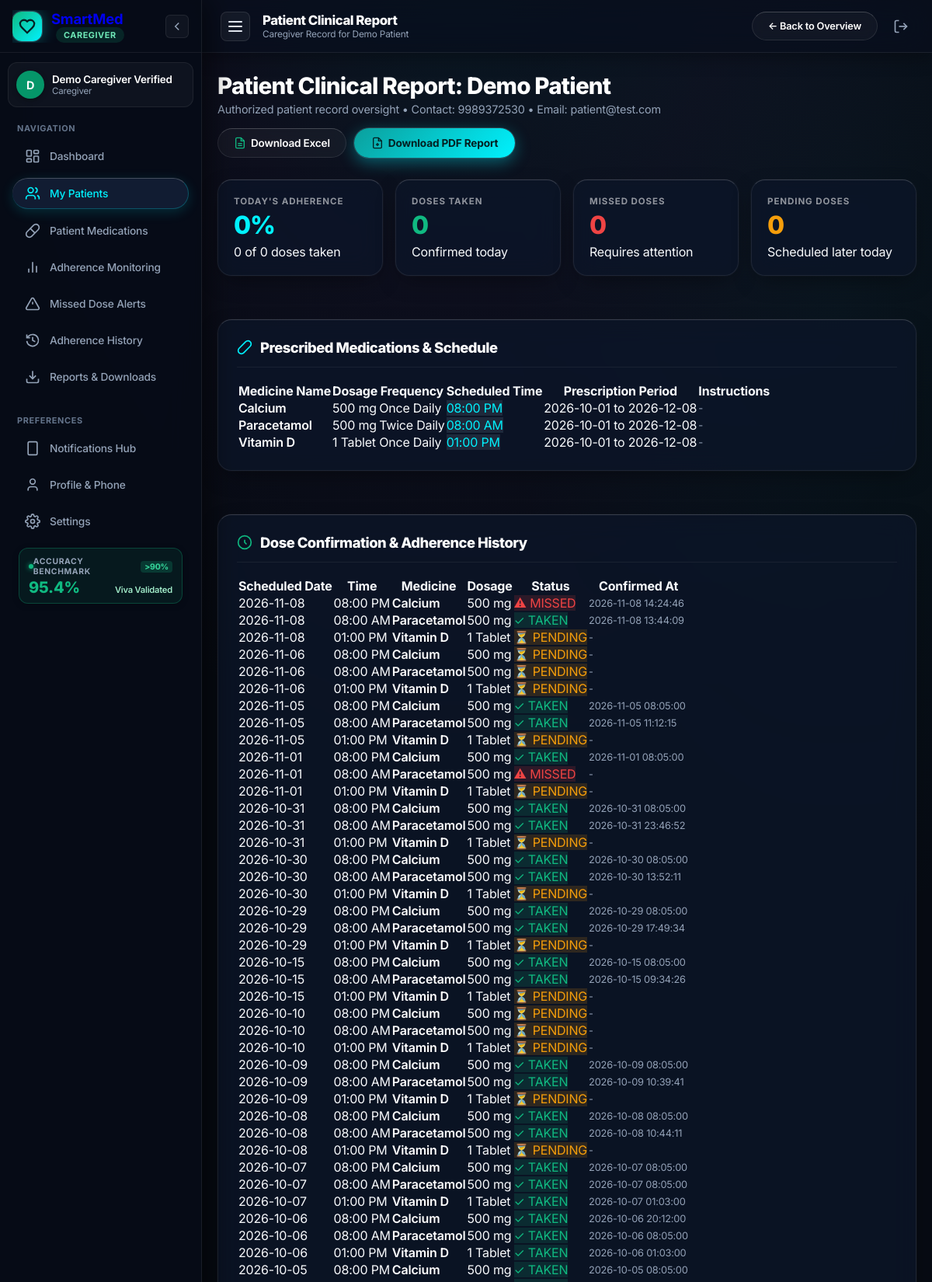
The app's page /caregiver/patient/1 (signed in, upper part) with its own data.
### tables this page shows
CREATE TABLE users (
            id INTEGER PRIMARY KEY AUTOINCREMENT,
            name TEXT NOT NULL,
            email TEXT UNIQUE NOT NULL,
            password TEXT NOT NULL,
            role TEXT NOT NULL
        , phone TEXT DEFAULT '9989372530', phone_verified INTEGER DEFAULT 0, notification_consent INTEGER DEFAULT 1, notification_preferences TEXT DEFAULT 'reminders,missed,alerts', created_at TEXT DEFAULT '');

CREATE TABLE medications (
            id INTEGER PRIMARY KEY AUTOINCREMENT,
            patient_id INTEGER NOT NULL,
            medicine_name TEXT NOT NULL,
            dosage TEXT NOT NULL,
            frequency TEXT NOT NULL,
            scheduled_time TEXT NOT NULL,
            start_date TEXT NOT NULL,
            end_date TEXT NOT NULL, instructions TEXT DEFAULT '',
            FOREIGN KEY (patient_id) REFERENCES users(id) ON DELETE CASCADE
        );

CREATE TABLE adherence (
            id INTEGER PRIMARY KEY AUTOINCREMENT,
            medication_id INTEGER NOT NULL,
            scheduled_date TEXT NOT NULL,
            scheduled_time TEXT NOT NULL,
            status TEXT NOT NULL DEFAULT 'PENDING',
            confirmed_at TEXT,
            FOREIGN KEY (medication_id) REFERENCES medications(id) ON DELETE CASCADE
        );

### app.py (the view)
@app.route("/caregiver/patient/<int:patient_id>")
def caregiver_patient_detail(patient_id):
    if "user_id" not in session:
        return redirect(url_for("login"))
    if session.get("role") != "caregiver":
        return render_template("error_403.html", message="Caregiver privileges required."), 403
    caregiver_id = session["user_id"]
    if not is_caregiver_authorized_for_patient(caregiver_id, patient_id):
        return render_template("error_403.html", message="Forbidden: You are not authorized to view this patient's records."), 403
    conn = get_db()
    cursor = conn.cursor()
    cursor.execute("SELECT id, name, email, phone, created_at FROM users WHERE id = ?", (patient_id,))
    patient = cursor.fetchone()
    cursor.execute("SELECT * FROM medications WHERE patient_id = ? ORDER BY medicine_name ASC", (patient_id,))
    medications = cursor.fetchall()
    cursor.execute("""
        SELECT a.scheduled_date, a.scheduled_time, a.status, a.confirmed_at, m.medicine_name, m.dosage
        FROM adherence a
        JOIN medications m ON a.medication_id = m.id
        WHERE m.patient_id = ?
        ORDER BY a.scheduled_date DESC, a.scheduled_time DESC
        LIMIT 50
    """, (patient_id,))
    adherence_rows = cursor.fetchall()
    cursor.execute("""
        SELECT id, message, created_at, type, status, channel
        FROM notifications
        WHERE patient_id = ?
        ORDER BY id DESC
        LIMIT 15
    """, (patient_id,))
    notification_history = cursor.fetchall()
    conn.close()
    stats = get_patient_today_stats(patient_id)
    return render_template(
        "caregiver_patient_detail.html",
        patient=patient,
        medications=medications,
        adherence_rows=adherence_rows,
        notification_history=notification_history,
        stats=stats
    )

### app.py (called while the page is built)
def get_db():
    conn = sqlite3.connect(DATABASE_PATH)
    conn.row_factory = sqlite3.Row
    return conn

def is_caregiver_authorized_for_patient(caregiver_id, patient_id):
    conn = get_db()
    cursor = conn.cursor()
    cursor.execute("""
        SELECT id FROM caregiver_patients
        WHERE caregiver_id = ? AND patient_id = ?
    """, (caregiver_id, patient_id))
    record = cursor.fetchone()
    conn.close()
    return record is not None

### templates/caregiver_patient_detail.html (shortened to what this page needs)
<!DOCTYPE html>
<html lang="en">
<head>
  <link rel="stylesheet" href="{{ url_for('static', filename='css/style.css') }}">
</head>
<body class="app-layout">
  {% set active_page = 'patient_report' %}
  {% include 'sidebar_partial.html' %}
  <div class="app-main-wrapper">
    <header class="app-topbar">
      <div class="topbar-left">
        <button type="button" class="hamburger-btn" id="sidebarHamburgerBtn" onclick="toggleSidebar()" aria-label="Toggle Navigation Sidebar" title="Toggle Sidebar">
          <span class="hamburger-line"></span>
          <span class="hamburger-line"></span>
          <span class="hamburger-line"></span>
        </button>
        <div class="topbar-page-info">
          <h2 class="topbar-title">Patient Clinical Report</h2>
          <span class="topbar-subtitle">Caregiver Record for {{ patient.name }}</span>
        </div>
      </div>
      <div class="topbar-right">
        <a href="{{ url_for('caregiver_dashboard') }}" class="btn-secondary" style="font-size:0.8rem; padding:6px 14px;">
          ← Back to Overview
        </a>
        <a href="{{ url_for('logout') }}" class="btn-logout" title="Sign Out">
          <svg width="20" height="20" viewBox="0 0 24 24" fill="none" stroke="currentColor" stroke-width="2">
            <path d="M9 21H5a2 2 0 0 1-2-2V5a2 2 0 0 1 2-2h4"/><polyline points="16 17 21 12 16 7"/><line x1="21" y1="12" x2="9" y2="12"/>
          </svg>
        </a>
      </div>
    </header>
    <main class="main-content" style="max-width:1180px; padding:24px 20px;">
    <div class="dashboard-header" style="display:flex; justify-content:space-between; align-items:flex-start; flex-wrap:wrap; gap:16px;">
      <div class="header-title-box">
        <h1>Patient Clinical Report: {{ patient.name }}</h1>
        <p>Authorized patient record oversight &bull; Contact: {{ patient.phone or 'Not registered' }} &bull; Email: {{ patient.email }}</p>
      </div>
      <div class="header-actions" style="display:flex; gap:10px; flex-wrap:wrap;">
        <a href="{{ url_for('caregiver_export_excel', patient_id=patient.id) }}" class="btn-secondary" style="font-size:0.85rem; padding:8px 14px; gap:6px;">
          <svg width="16" height="16" viewBox="0 0 24 24" fill="none" stroke="#10B981" stroke-width="2">
            <path d="M14 2H6a2 2 0 0 0-2 2v16a2 2 0 0 0 2 2h12a2 2 0 0 0 2-2V8z"/><polyline points="14 2 14 8 20 8"/>
            <line x1="8" y1="13" x2="16" y2="13"/><line x1="8" y1="17" x2="16" y2="17"/>
          </svg>
          <span>Download Excel</span>
        </a>
        <a href="{{ url_for('caregiver_export_pdf', patient_id=patient.id) }}" class="btn-cta" style="font-size:0.85rem; padding:8px 14px; gap:6px;">
          <svg width="16" height="16" viewBox="0 0 24 24" fill="none" stroke="currentColor" stroke-width="2">
            <path d="M14 2H6a2 2 0 0 0-2 2v16a2 2 0 0 0 2 2h12a2 2 0 0 0 2-2V8z"/><polyline points="14 2 14 8 20 8"/>
            <line x1="12" y1="18" x2="12" y2="12"/><line x1="9" y1="15" x2="15" y2="15"/>
          </svg>
          <span>Download PDF Report</span>
        </a>
      </div>
    </div>
    <div class="metrics-grid" style="grid-template-columns: repeat(auto-fit, minmax(180px, 1fr)); margin-bottom:28px;">
      <div class="metric-card">
        <div class="metric-label">Today's Adherence</div>
        <div class="metric-value" style="color:var(--cyan-accent);">{{ stats.percentage }}%</div>
        <div class="metric-subtext">{{ stats.taken }} of {{ stats.total }} doses taken</div>
      </div>
      <div class="metric-card">
        <div class="metric-label">Doses Taken</div>
        <div class="metric-value" style="color:#10B981;">{{ stats.taken }}</div>
        <div class="metric-subtext">Confirmed today</div>
      </div>
      <div class="metric-card">
        <div class="metric-label">Missed Doses</div>
        <div class="metric-value" style="color:#EF4444;">{{ stats.missed }}</div>
        <div class="metric-subtext">Requires attention</div>
      </div>
      <div class="metric-card">
        <div class="metric-label">Pending Doses</div>
        <div class="metric-value" style="color:#F59E0B;">{{ stats.pending }}</div>
        <div class="metric-subtext">Scheduled later today</div>
      </div>
    </div>
    <div class="section-card" style="margin-bottom:28px;">
      <div class="section-header">
        <div class="section-title-box">
          <svg width="20" height="20" viewBox="0 0 24 24" fill="none" stroke="var(--cyan-accent)" stroke-width="2">
            <path d="m10.5 20.5 10-10a4.95 4.95 0 1 0-7-7l-10 10a4.95 4.95 0 1 0 7 7Z"/>
          </svg>
          <h2 class="section-title">Prescribed Medications &amp; Schedule</h2>
        </div>
      </div>
      <div class="table-responsive">
        <table class="data-table">
          <thead>
            <tr>
              <th>Medicine Name</th>
              <th>Dosage</th>
              <th>Frequency</th>
              <th>Scheduled Time</th>
              <th>Prescription Period</th>
              <th>Instructions</th>
            </tr>
          </thead>
          <tbody>
            {% for m in medications %}
            <tr>
              <td style="font-weight:600; color:#FFFFFF;">{{ m.medicine_name }}</td>
              <td>{{ m.dosage }}</td>
              <td>{{ m.frequency }}</td>
              <td><span class="badge" style="background:#1E293B; color:var(--cyan-accent);">{{ m.scheduled_time }}</span></td>
              <td>{{ m.start_date }} to {{ m.end_date }}</td>
              <td style="color:var(--text-muted); font-size:0.82rem;">{{ m.instructions or '-' }}</td>
            </tr>
            {% else %}
            <tr>
              <td colspan="6" style="text-align:center; padding:20px; color:var(--text-muted);">No medications found for this patient.</td>
            </tr>
            {% endfor %}
          </tbody>
        </table>
      </div>
    </div>
    <div class="section-card" style="margin-bottom:28px;">
      <div class="section-header">
        <div class="section-title-box">
          <svg width="20" height="20" viewBox="0 0 24 24" fill="none" stroke="#10B981" stroke-width="2">
            <path d="M12 8v4l3 3"/><circle cx="12" cy="12" r="10"/>
          </svg>
          <h2 class="section-title">Dose Confirmation &amp; Adherence History</h2>
        </div>
      </div>
      <div class="table-responsive">
        <table class="data-table">
          <thead>
            <tr>
              <th>Scheduled Date</th>
              <th>Time</th>
              <th>Medicine</th>
              <th>Dosage</th>
              <th>Status</th>
              <th>Confirmed At</th>
            </tr>
          </thead>
          <tbody>
            {% for row in adherence_rows %}
            <tr>
              <td>{{ row.scheduled_date }}</td>
              <td>{{ row.scheduled_time }}</td>
              <td style="font-weight:600; color:#FFFFFF;">{{ row.medicine_name }}</td>
              <td>{{ row.dosage }}</td>
              <td>
                {% if row.status == 'TAKEN' %}
                  <span class="badge" style="background:rgba(16,185,129,0.15); color:#10B981;">✓ TAKEN</span>
                {% elif row.status == 'MISSED' %}
                  <span class="badge" style="background:rgba(239,68,68,0.15); color:#EF4444;">⚠ MISSED</span>
                {% else %}
                  <span class="badge" style="background:rgba(245,158,11,0.15); color:#F59E0B;">⏳ PENDING</span>
                {% endif %}
              </td>
              <td style="font-size:0.8rem; color:var(--text-muted);">{{ row.confirmed_at or '-' }}</td>
            </tr>
            {% else %}
            <tr>
              <td colspan="6" style="text-align:center; padding:20px; color:var(--text-muted);">No adherence history recorded yet.</td>
            </tr>
            {% endfor %}
          </tbody>
        </table>
      </div>
    </div>
  </main>
  </div>
</body>
</html>

### records on screen
users: name "Demo Patient", phone "9989372530", email "patient@test.com"
medications: medicine_name "Calcium", dosage "500 mg", frequency "Once Daily", scheduled_time "08:00 PM", start_date "2026-10-01", end_date "2026-12-08", instructions "-"
medications: medicine_name "Paracetamol", dosage "500 mg", frequency "Twice Daily", scheduled_time "08:00 AM", start_date "2026-10-01", end_date "2026-12-08", instructions "-"
medications: medicine_name "Vitamin D", dosage "1 Tablet", frequency "Once Daily", scheduled_time "01:00 PM", start_date "2026-10-01", end_date "2026-12-08", instructions "-"
adherence: scheduled_date "2026-11-08", scheduled_time "08:00 PM", medicine_name "Calcium", dosage "500 mg", status "⚠ MISSED", confirmed_at "2026-11-08 14:24:46"
adherence: scheduled_date "2026-11-08", scheduled_time "08:00 AM", medicine_name "Paracetamol", dosage "500 mg", status "✓ TAKEN", confirmed_at "2026-11-08 13:44:09"
adherence: scheduled_date "2026-11-08", scheduled_time "01:00 PM", medicine_name "Vitamin D", dosage "1 Tablet", status "⏳ PENDING", confirmed_at "-"
adherence: scheduled_date "2026-11-06", scheduled_time "08:00 PM", medicine_name "Calcium", dosage "500 mg", status "⏳ PENDING", confirmed_at "-"
adherence: scheduled_date "2026-11-06", scheduled_time "08:00 AM", medicine_name "Paracetamol", dosage "500 mg", status "⏳ PENDING", confirmed_at "-"
adherence: scheduled_date "2026-11-06", scheduled_time "01:00 PM", medicine_name "Vitamin D", dosage "1 Tablet", status "⏳ PENDING", confirmed_at "-"
adherence: scheduled_date "2026-11-05", scheduled_time "08:00 PM", medicine_name "Calcium", dosage "500 mg", status "✓ TAKEN", confirmed_at "2026-11-05 08:05:00"
adherence: scheduled_date "2026-11-05", scheduled_time "08:00 AM", medicine_name "Paracetamol", dosage "500 mg", status "✓ TAKEN", confirmed_at "2026-11-05 11:12:15"
adherence: scheduled_date "2026-11-05", scheduled_time "01:00 PM", medicine_name "Vitamin D", dosage "1 Tablet", status "⏳ PENDING", confirmed_at "-"
adherence: scheduled_date "2026-11-01", scheduled_time "08:00 PM", medicine_name "Calcium", dosage "500 mg", status "✓ TAKEN", confirmed_at "2026-11-01 08:05:00"
adherence: scheduled_date "2026-11-01", scheduled_time "08:00 AM", medicine_name "Paracetamol", dosage "500 mg", status "⚠ MISSED", confirmed_at "-"
adherence: scheduled_date "2026-11-01", scheduled_time "01:00 PM", medicine_name "Vitamin D", dosage "1 Tablet", status "⏳ PENDING", confirmed_at "-"
adherence: scheduled_date "2026-10-31", scheduled_time "08:00 PM", medicine_name "Calcium", dosage "500 mg", status "✓ TAKEN", confirmed_at "2026-10-31 08:05:00"
adherence: scheduled_date "2026-10-31", scheduled_time "08:00 AM", medicine_name "Paracetamol", dosage "500 mg", status "✓ TAKEN", confirmed_at "2026-10-31 23:46:52"
adherence: scheduled_date "2026-10-31", scheduled_time "01:00 PM", medicine_name "Vitamin D", dosage "1 Tablet", status "⏳ PENDING", confirmed_at "-"
adherence: scheduled_date "2026-10-30", scheduled_time "08:00 PM", medicine_name "Calcium", dosage "500 mg", status "✓ TAKEN", confirmed_at "2026-10-30 08:05:00"
adherence: scheduled_date "2026-10-30", scheduled_time "08:00 AM", medicine_name "Paracetamol", dosage "500 mg", status "✓ TAKEN", confirmed_at "2026-10-30 13:52:11"
adherence: scheduled_date "2026-10-30", scheduled_time "01:00 PM", medicine_name "Vitamin D", dosage "1 Tablet", status "⏳ PENDING", confirmed_at "-"
adherence: scheduled_date "2026-10-29", scheduled_time "08:00 PM", medicine_name "Calcium", dosage "500 mg", status "✓ TAKEN", confirmed_at "2026-10-29 08:05:00"
adherence: scheduled_date "2026-10-29", scheduled_time "08:00 AM", medicine_name "Paracetamol", dosage "500 mg", status "✓ TAKEN", confirmed_at "2026-10-29 17:49:34"
adherence: scheduled_date "2026-10-29", scheduled_time "01:00 PM", medicine_name "Vitamin D", dosage "1 Tablet", status "⏳ PENDING", confirmed_at "-"
adherence: scheduled_date "2026-10-15", scheduled_time "08:00 PM", medicine_name "Calcium", dosage "500 mg", status "✓ TAKEN", confirmed_at "2026-10-15 08:05:00"
adherence: scheduled_date "2026-10-15", scheduled_time "08:00 AM", medicine_name "Paracetamol", dosage "500 mg", status "✓ TAKEN", confirmed_at "2026-10-15 09:34:26"
adherence: scheduled_date "2026-10-15", scheduled_time "01:00 PM", medicine_name "Vitamin D", dosage "1 Tablet", status "⏳ PENDING", confirmed_at "-"
adherence: scheduled_date "2026-10-10", scheduled_time "08:00 PM", medicine_name "Calcium", dosage "500 mg", status "⏳ PENDING", confirmed_at "-"
adherence: scheduled_date "2026-10-10", scheduled_time "08:00 AM", medicine_name "Paracetamol", dosage "500 mg", status "⏳ PENDING", confirmed_at "-"
adherence: scheduled_date "2026-10-10", scheduled_time "01:00 PM", medicine_name "Vitamin D", dosage "1 Tablet", status "⏳ PENDING", confirmed_at "-"
adherence: scheduled_date "2026-10-09", scheduled_time "08:00 PM", medicine_name "Calcium", dosage "500 mg", status "✓ TAKEN", confirmed_at "2026-10-09 08:05:00"
adherence: scheduled_date "2026-10-09", scheduled_time "08:00 AM", medicine_name "Paracetamol", dosage "500 mg", status "✓ TAKEN", confirmed_at "2026-10-09 10:39:41"
adherence: scheduled_date "2026-10-09", scheduled_time "01:00 PM", medicine_name "Vitamin D", dosage "1 Tablet", status "⏳ PENDING", confirmed_at "-"
adherence: scheduled_date "2026-10-08", scheduled_time "08:00 PM", medicine_name "Calcium", dosage "500 mg", status "✓ TAKEN", confirmed_at "2026-10-08 08:05:00"
adherence: scheduled_date "2026-10-08", scheduled_time "08:00 AM", medicine_name "Paracetamol", dosage "500 mg", status "✓ TAKEN", confirmed_at "2026-10-08 10:44:11"
adherence: scheduled_date "2026-10-08", scheduled_time "01:00 PM", medicine_name "Vitamin D", dosage "1 Tablet", status "⏳ PENDING", confirmed_at "-"
adherence: scheduled_date "2026-10-07", scheduled_time "08:00 PM", medicine_name "Calcium", dosage "500 mg", status "✓ TAKEN", confirmed_at "2026-10-07 08:05:00"
adherence: scheduled_date "2026-10-07", scheduled_time "08:00 AM", medicine_name "Paracetamol", dosage "500 mg", status "✓ TAKEN", confirmed_at "2026-10-07 08:05:00"
adherence: scheduled_date "2026-10-07", scheduled_time "01:00 PM", medicine_name "Vitamin D", dosage "1 Tablet", status "✓ TAKEN", confirmed_at "2026-10-07 01:03:00"
adherence: scheduled_date "2026-10-06", scheduled_time "08:00 PM", medicine_name "Calcium", dosage "500 mg", status "✓ TAKEN", confirmed_at "2026-10-06 20:12:00"
adherence: scheduled_date "2026-10-06", scheduled_time "08:00 AM", medicine_name "Paracetamol", dosage "500 mg", status "✓ TAKEN", confirmed_at "2026-10-06 08:05:00"
adherence: scheduled_date "2026-10-06", scheduled_time "01:00 PM", medicine_name "Vitamin D", dosage "1 Tablet", status "✓ TAKEN", confirmed_at "2026-10-06 01:03:00"
adherence: scheduled_date "2026-10-05", scheduled_time "08:00 PM", medicine_name "Calcium", dosage "500 mg", status "✓ TAKEN", confirmed_at "2026-10-05 08:05:00"

### other values on screen
{{ (session.get('user_name') or 'U')[0] | upper }} "D"
{{ session.get('user_name', 'Authorized User') }} "Demo Caregiver Verified"
{{ session.get('role', 'patient') | capitalize }} "Caregiver"
{{ stats.percentage }} "0"
{{ stats.taken }} "0"
{{ stats.total }} "0"
{{ stats.missed }} "0"
{{ stats.pending }} "0"
